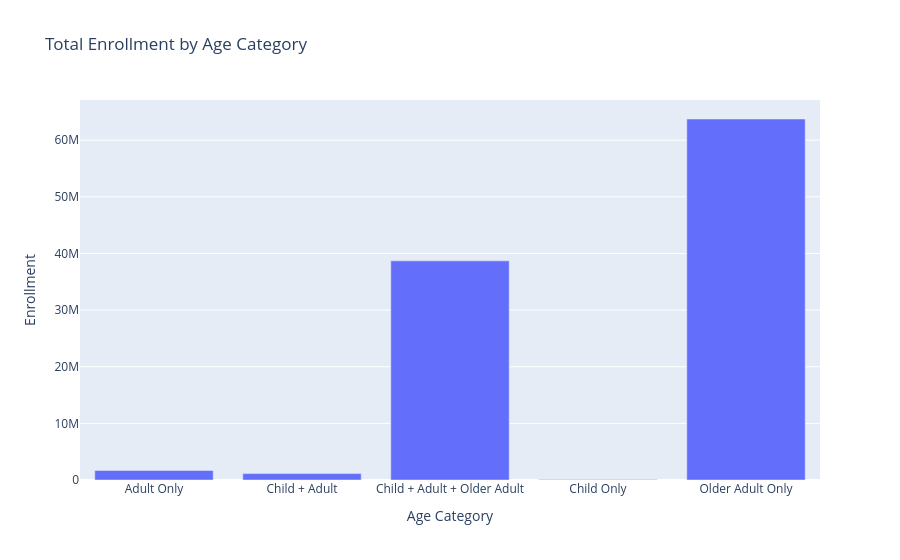

Write notebook code for a chart like this one.
### Code cell
DF = DF_Covid

DF.columns = DF.columns.str.strip()

DF['Enrollment'] = pd.to_numeric(DF['Enrollment'], errors='coerce')

DF['Condition'] = DF['Conditions'].astype(str).str.strip()

DF.loc[
    DF['Condition'].str.contains('covid|sars|corona|ncov', case=False, na=False),
    'Condition'
] = 'Covid'

# Everything else becomes "Other"
DF.loc[DF['Condition'] != 'Covid', 'Condition'] = 'Other'

def categorize(ages):
    if pd.isna(ages):
        return "Unknown"
    age_clean = ages.replace('\xa0', ' ')
    
    has_child = "Child" in age_clean
    has_adult = "Adult" in age_clean and "Older Adult" not in age_clean
    has_older = "Older Adult" in age_clean

    if has_child and not has_adult and not has_older:
        return "Child Only"
    if has_adult and not has_child and not has_older:
        return "Adult Only"
    if has_older and not has_child and not has_adult:
        return "Older Adult Only"
    if has_child and has_adult and not has_older:
        return "Child + Adult"
    if has_adult and has_older and not has_child:
        return "Adult + Older Adult"
    return "Child + Adult + Older Adult"

DF['Age Category'] = DF['Age'].apply(categorize)

df_age_total = DF.groupby('Age Category')['Enrollment'].sum().reset_index()

fig = px.bar(
    df_age_total,
    x='Age Category',
    y='Enrollment',
    title='Total Enrollment by Age Category'
)

fig.show()

show(DF)

### Figure 1 — Plotly figure (JSON) as saved in the notebook; plotly's stock layout.template omitted (floating-point values rounded to 4 significant figures)
{"data": [{"hovertemplate": "Age Category=%{x}<br>Enrollment=%{y}<extra></extra>", "legendgroup": "", "marker": {"color": "#636efa", "pattern": {"shape": ""}}, "name": "", "orientation": "v", "showlegend": false, "textposition": "auto", "type": "bar", "x": ["Adult Only", "Child + Adult", "Child + Adult + Older Adult", "Child Only", "Older Adult Only"], "xaxis": "x", "y": [1682000.0, 1129000.0, 38690000.0, 79670.0, 63740000.0], "yaxis": "y"}], "layout": {"barmode": "relative", "legend": {"tracegroupgap": 0}, "title": {"text": "Total Enrollment by Age Category"}, "xaxis": {"anchor": "y", "domain": [0, 1], "title": {"text": "Age Category"}}, "yaxis": {"anchor": "x", "domain": [0, 1], "title": {"text": "Enrollment"}}}}
